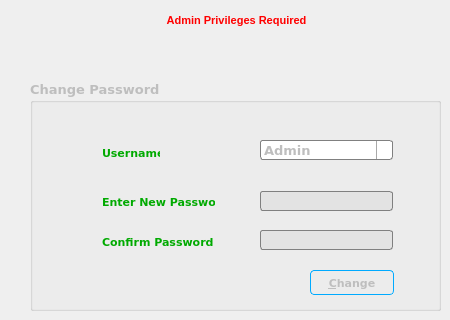
   <widget class="QWidget" name="accountPage">
    <widget class="QGroupBox" name="changePasswordGB">
     <property name="enabled">
      <bool>false</bool>
     </property>
     <property name="geometry">
      <rect>
       <x>30</x>
       <y>80</y>
       <width>411</width>
       <height>231</height>
      </rect>
     </property>
     <property name="font">
      <font>
       <family>Verdana</family>
       <pointsize>10</pointsize>
       <weight>75</weight>
       <bold>true</bold>
       <stylestrategy>PreferDefault</stylestrategy>
      </font>
     </property>
     <property name="title">
      <string>Change Password</string>
     </property>
     <widget class="QLabel" name="label_6">
      <property name="geometry">
       <rect>
        <x>72</x>
        <y>115</y>
        <width>113</width>
        <height>13</height>
       </rect>
      </property>
      <property name="font">
       <font>
        <pointsize>8</pointsize>
        <weight>50</weight>
        <bold>false</bold>
       </font>
      </property>
      <property name="text">
       <string>&lt;!DOCTYPE HTML PUBLIC &quot;-//W3C//DTD HTML 4.0//EN&quot; &quot;http://www.w3.org/TR/REC-html40/strict.dtd&quot;&gt;
&lt;html&gt;&lt;head&gt;&lt;meta name=&quot;qrichtext&quot; content=&quot;1&quot; /&gt;&lt;style type=&quot;text/css&quot;&gt;
p, li { white-space: pre-wrap; }
&lt;/style&gt;&lt;/head&gt;&lt;body style=&quot; font-family:'MS Shell Dlg 2'; font-size:8pt; font-weight:400; font-style:normal;&quot;&gt;
&lt;p style=&quot; margin-top:0px; margin-bottom:0px; margin-left:0px; margin-right:0px; -qt-block-indent:0; text-indent:0px;&quot;&gt;&lt;span style=&quot; font-weight:600; color:#00aa00;&quot;&gt;Enter New Password&lt;/span&gt;&lt;/p&gt;&lt;/body&gt;&lt;/html&gt;</string>
      </property>
      <property name="buddy">
       <cstring>newPasswordLE</cstring>
      </property>
     </widget>
     <widget class="QLabel" name="label_5">
      <property name="geometry">
       <rect>
        <x>72</x>
        <y>152</y>
        <width>111</width>
        <height>20</height>
       </rect>
      </property>
      <property name="font">
       <font>
        <pointsize>10</pointsize>
        <weight>50</weight>
        <bold>false</bold>
       </font>
      </property>
      <property name="text">
       <string>&lt;!DOCTYPE HTML PUBLIC &quot;-//W3C//DTD HTML 4.0//EN&quot; &quot;http://www.w3.org/TR/REC-html40/strict.dtd&quot;&gt;
&lt;html&gt;&lt;head&gt;&lt;meta name=&quot;qrichtext&quot; content=&quot;1&quot; /&gt;&lt;style type=&quot;text/css&quot;&gt;
p, li { white-space: pre-wrap; }
&lt;/style&gt;&lt;/head&gt;&lt;body style=&quot; font-family:'MS Shell Dlg 2'; font-size:10pt; font-weight:400; font-style:normal;&quot;&gt;
&lt;p style=&quot; margin-top:0px; margin-bottom:0px; margin-left:0px; margin-right:0px; -qt-block-indent:0; text-indent:0px;&quot;&gt;&lt;span style=&quot; font-size:8pt; font-weight:600; color:#00aa00;&quot;&gt;Confirm Password&lt;/span&gt;&lt;/p&gt;&lt;/body&gt;&lt;/html&gt;</string>
      </property>
      <property name="buddy">
       <cstring>confirmPasswordLE</cstring>
      </property>
     </widget>
     <widget class="QLineEdit" name="confirmPasswordLE">
      <property name="geometry">
       <rect>
        <x>230</x>
        <y>150</y>
        <width>133</width>
        <height>20</height>
       </rect>
      </property>
      <property name="styleSheet">
       <string notr="true">QLineEdit:disabled

{
background-color: rgb(227, 227, 227);
border:1px solid gray;
border-radius:3px;
}

QLineEdit:enabled
{
border:1px solid#00AAff;
border-radius:3px;
}</string>
      </property>
      <property name="echoMode">
       <enum>QLineEdit::Password</enum>
      </property>
     </widget>
     <widget class="QPushButton" name="changeButton">
      <property name="enabled">
       <bool>false</bool>
      </property>
      <property name="geometry">
       <rect>
        <x>280</x>
        <y>190</y>
        <width>84</width>
        <height>25</height>
       </rect>
      </property>
      <property name="sizePolicy">
       <sizepolicy hsizetype="Minimum" vsizetype="Fixed">
        <horstretch>0</horstretch>
        <verstretch>0</verstretch>
       </sizepolicy>
      </property>
      <property name="font">
       <font>
        <pointsize>8</pointsize>
        <weight>75</weight>
        <bold>true</bold>
       </font>
      </property>
      <property name="toolTip">
       <string>&lt;!DOCTYPE HTML PUBLIC &quot;-//W3C//DTD HTML 4.0//EN&quot; &quot;http://www.w3.org/TR/REC-html40/strict.dtd&quot;&gt;
&lt;html&gt;&lt;head&gt;&lt;meta name=&quot;qrichtext&quot; content=&quot;1&quot; /&gt;&lt;style type=&quot;text/css&quot;&gt;
p, li { white-space: pre-wrap; }
&lt;/style&gt;&lt;/head&gt;&lt;body style=&quot; font-family:'MS Shell Dlg 2'; font-size:8.25pt; font-weight:400; font-style:normal;&quot;&gt;
&lt;p style=&quot; margin-top:0px; margin-bottom:0px; margin-left:0px; margin-right:0px; -qt-block-indent:0; text-indent:0px;&quot;&gt;&lt;span style=&quot; font-size:8pt;&quot;&gt;Change the Password&lt;/span&gt;&lt;/p&gt;&lt;/body&gt;&lt;/html&gt;</string>
      </property>
      <property name="layoutDirection">
       <enum>Qt::RightToLeft</enum>
      </property>
      <property name="styleSheet">
       <string notr="true">QPushButton { 
border: 1px solid #00AAFF;
border-radius: 4px;
background-color: qlineargradient(x1: 0, y1: 0, x2: 0, y2: 1,
stop: 0 #f6f7fa, stop: 1 #dadbde);
min-width: 80px;
}

QPushButton:hover { border: 2px solid #33CC00;
color: rgb(255, 0, 0);}

QPushButton:pressed {
background-color: qlineargradient(x1: 0, y1: 0, x2: 0, y2: 1,
stop: 0 #dadbde, stop: 1 #f6f7fa);
}

QPushButton:flat {
border: none; /* no border for a flat push button */
}

QPushButton:default {
border-color: navy; /* make the default button prominent */
}</string>
      </property>
      <property name="text">
       <string>&amp;Change</string>
      </property>
      <property name="icon">
       <iconset>
        <normaloff>../../Qt/4.4.0/pran/mainwindow/images/zenity-entry.png</normaloff>../../Qt/4.4.0/pran/mainwindow/images/zenity-entry.png</iconset>
      </property>
      <property name="iconSize">
       <size>
        <width>33</width>
        <height>33</height>
       </size>
      </property>
      <property name="autoDefault">
       <bool>false</bool>
      </property>
     </widget>
     <widget class="QLineEdit" name="newPasswordLE">
      <property name="geometry">
       <rect>
        <x>230</x>
        <y>111</y>
        <width>133</width>
        <height>20</height>
       </rect>
      </property>
      <property name="styleSheet">
       <string notr="true">QLineEdit:disabled

{
background-color: rgb(227, 227, 227);
border:1px solid gray;
border-radius:3px;
}

QLineEdit:enabled
{
border:1px solid#00AAff;
border-radius:3px;
}</string>
      </property>
      <property name="echoMode">
       <enum>QLineEdit::Password</enum>
      </property>
     </widget>
     <widget class="QLabel" name="label_2">
      <property name="geometry">
       <rect>
        <x>0</x>
        <y>10</y>
        <width>61</width>
        <height>71</height>
       </rect>
      </property>
      <property name="text">
       <string>&lt;!DOCTYPE HTML PUBLIC &quot;-//W3C//DTD HTML 4.0//EN&quot; &quot;http://www.w3.org/TR/REC-html40/strict.dtd&quot;&gt;
&lt;html&gt;&lt;head&gt;&lt;meta name=&quot;qrichtext&quot; content=&quot;1&quot; /&gt;&lt;style type=&quot;text/css&quot;&gt;
p, li { white-space: pre-wrap; }
&lt;/style&gt;&lt;/head&gt;&lt;body style=&quot; font-family:'MS Shell Dlg 2'; font-size:8.25pt; font-weight:400; font-style:normal;&quot;&gt;
&lt;p style=&quot; margin-top:0px; margin-bottom:0px; margin-left:0px; margin-right:0px; -qt-block-indent:0; text-indent:0px;&quot;&gt;&lt;img src=&quot;:/Images/cpass.png&quot; /&gt;&lt;/p&gt;&lt;/body&gt;&lt;/html&gt;</string>
      </property>
      <property name="scaledContents">
       <bool>true</bool>
      </property>
     </widget>
     <widget class="QLabel" name="label_14">
      <property name="geometry">
       <rect>
        <x>72</x>
        <y>66</y>
        <width>58</width>
        <height>13</height>
       </rect>
      </property>
      <property name="font">
       <font>
        <pointsize>8</pointsize>
        <weight>50</weight>
        <bold>false</bold>
       </font>
      </property>
      <property name="text">
       <string>&lt;!DOCTYPE HTML PUBLIC &quot;-//W3C//DTD HTML 4.0//EN&quot; &quot;http://www.w3.org/TR/REC-html40/strict.dtd&quot;&gt;
&lt;html&gt;&lt;head&gt;&lt;meta name=&quot;qrichtext&quot; content=&quot;1&quot; /&gt;&lt;style type=&quot;text/css&quot;&gt;
p, li { white-space: pre-wrap; }
&lt;/style&gt;&lt;/head&gt;&lt;body style=&quot; font-family:'MS Shell Dlg 2'; font-size:8pt; font-weight:400; font-style:normal;&quot;&gt;
&lt;p style=&quot; margin-top:0px; margin-bottom:0px; margin-left:0px; margin-right:0px; -qt-block-indent:0; text-indent:0px;&quot;&gt;&lt;span style=&quot; font-weight:600; color:#00aa00;&quot;&gt;Username&lt;/span&gt;&lt;/p&gt;&lt;/body&gt;&lt;/html&gt;</string>
      </property>
      <property name="buddy">
       <cstring>newPasswordLE</cstring>
      </property>
     </widget>
     <widget class="QComboBox" name="userCombo">
      <property name="enabled">
       <bool>false</bool>
      </property>
      <property name="geometry">
       <rect>
        <x>230</x>
        <y>60</y>
        <width>133</width>
        <height>20</height>
       </rect>
      </property>
      <property name="minimumSize">
       <size>
        <width>101</width>
        <height>20</height>
       </size>
      </property>
      <property name="styleSheet">
       <string notr="true"> QComboBox {
     border: 1px solid gray;
     border-radius: 3px;
     padding: 1px 18px 1px 3px;
     min-width: 6em;
 }

 QComboBox:editable {
     background: white;
 }

 QComboBox:!editable, QComboBox::drop-down:editable {
      background: qlineargradient(x1: 0, y1: 0, x2: 0, y2: 1,
                                  stop: 0 #E1E1E1, stop: 0.4 #DDDDDD,
                                  stop: 0.5 #D8D8D8, stop: 1.0 #D3D3D3);
 }

 /* QComboBox gets the &quot;on&quot; state when the popup is open */
 QComboBox:!editable:on, QComboBox::drop-down:editable:on {
     background: qlineargradient(x1: 0, y1: 0, x2: 0, y2: 1,
                                 stop: 0 #D3D3D3, stop: 0.4 #D8D8D8,
                                 stop: 0.5 #DDDDDD, stop: 1.0 #E1E1E1);
 }

 QComboBox:on { /* shift the text when the popup opens */
     padding-top: 3px;
     padding-left: 4px;
 }

 QComboBox::drop-down {
     subcontrol-origin: padding;
     subcontrol-position: top right;
     width: 15px;

     border-left-width: 1px;
     border-left-color: darkgray;
     border-left-style: solid; /* just a single line */
     border-top-right-radius: 3px; /* same radius as the QComboBox */
     border-bottom-right-radius: 3px;
 }

 QComboBox::down-arrow {
     image: url(:/Images/down_arrow.png);
 }

 QComboBox::down-arrow:on { /* shift the arrow when popup is open */
     top: 1px;
     left: 1px;
 }</string>
      </property>
      <property name="currentIndex">
       <number>0</number>
      </property>
      <property name="maxCount">
       <number>18</number>
      </property>
      <property name="sizeAdjustPolicy">
       <enum>QComboBox::AdjustToContentsOnFirstShow</enum>
      </property>
      <item>
       <property name="text">
        <string>Admin</string>
       </property>
      </item>
      <item>
       <property name="text">
        <string>Staff</string>
       </property>
      </item>
     </widget>
    </widget>
    <widget class="QLabel" name="pLabel2">
     <property name="geometry">
      <rect>
       <x>160</x>
       <y>10</y>
       <width>153</width>
       <height>49</height>
      </rect>
     </property>
     <property name="font">
      <font>
       <pointsize>9</pointsize>
      </font>
     </property>
     <property name="text">
      <string>&lt;!DOCTYPE HTML PUBLIC &quot;-//W3C//DTD HTML 4.0//EN&quot; &quot;http://www.w3.org/TR/REC-html40/strict.dtd&quot;&gt;
&lt;html&gt;&lt;head&gt;&lt;meta name=&quot;qrichtext&quot; content=&quot;1&quot; /&gt;&lt;style type=&quot;text/css&quot;&gt;
p, li { white-space: pre-wrap; }
&lt;/style&gt;&lt;/head&gt;&lt;body style=&quot; font-family:'MS Shell Dlg 2'; font-size:9pt; font-weight:400; font-style:normal;&quot;&gt;
&lt;p align=&quot;center&quot; style=&quot; margin-top:0px; margin-bottom:0px; margin-left:0px; margin-right:0px; -qt-block-indent:0; text-indent:0px;&quot;&gt;&lt;span style=&quot; font-size:8pt; font-weight:600; color:#ff0000;&quot;&gt;Admin Privileges Required&lt;/span&gt;&lt;/p&gt;
&lt;p align=&quot;center&quot; style=&quot; margin-top:0px; margin-bottom:0px; margin-left:0px; margin-right:0px; -qt-block-indent:0; text-indent:0px;&quot;&gt;&lt;img src=&quot;:/Images/icon_password.png&quot; /&gt;&lt;/p&gt;
&lt;p align=&quot;center&quot; style=&quot;-qt-paragraph-type:empty; margin-top:0px; margin-bottom:0px; margin-left:0px; margin-right:0px; -qt-block-indent:0; text-indent:0px; font-size:8pt;&quot;&gt;&lt;/p&gt;&lt;/body&gt;&lt;/html&gt;</string>
     </property>
    </widget>
   </widget>
